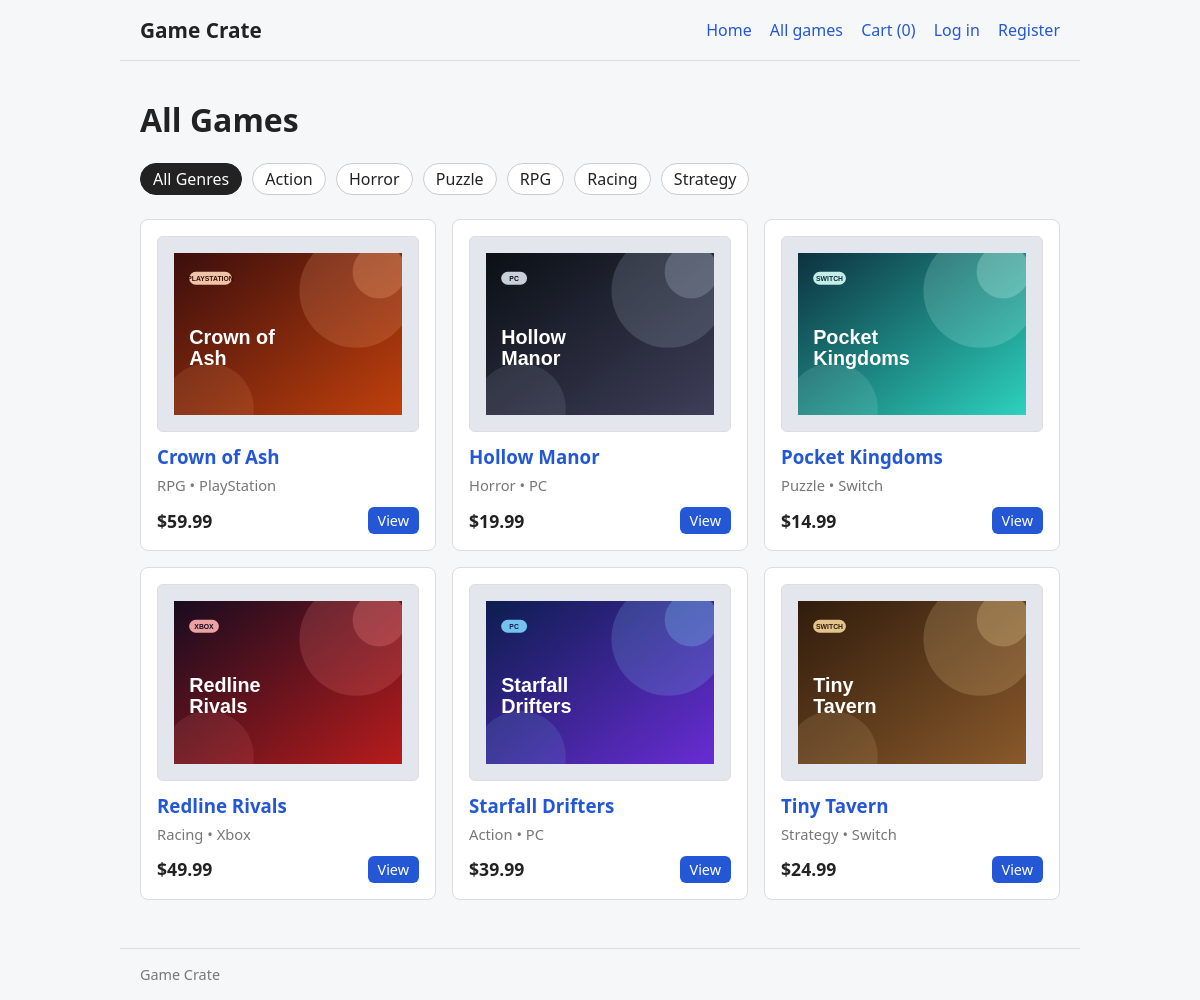
Page /products on the committed database.
### database.py (models this page shows)
class Base(DeclarativeBase):
    pass

class Product(Base):
    __tablename__ = "products"
    id: Mapped[int] = mapped_column(primary_key=True)
    name: Mapped[str] = mapped_column(String(100))
    description: Mapped[str] = mapped_column(Text, default="")
    genre: Mapped[str] = mapped_column(String(40), default="Other")
    platform: Mapped[str] = mapped_column(String(40), default="PC")
    price: Mapped[float] = mapped_column(Float)
    stock: Mapped[int] = mapped_column(Integer, default=0)
    image: Mapped[str] = mapped_column(String(255), default="")

### main.py (the view)
@app.route("/products")
def products():
    genre = request.args.get("genre") or None
    return render_template(
        "products.html",
        products=db.get_all_products(genre),
        genres=db.get_genres(),
        active_genre=genre,
    )

### database.py (called while the page is built)
def get_all_products(genre: str | None = None):
    with SessionLocal() as db:
        query = select(Product).order_by(Product.name)
        if genre:
            query = query.where(Product.genre == genre)
        return list(db.scalars(query))

def get_genres():
    with SessionLocal() as db:
        return list(db.scalars(select(Product.genre).distinct().order_by(Product.genre)))

### main.py (called while the page is built)
@app.context_processor
def inject_globals():
    user_id = session.get("user_id")
    return {
        "current_user": db.get_user_by_id(user_id) if user_id else None,
        "cart_count": sum(get_cart().values()),
        "is_admin": bool(session.get("is_admin")),
    }

def get_cart():
    raw = session.get("cart", {})
    cart = {}
    for key, value in raw.items():
        try:
            cart[int(key)] = int(value)
        except (TypeError, ValueError):
            continue
    return cart

### templates/products.html (shortened to what this page needs)
{% extends "base.html" %}
{% import "_cover.html" as cover_macro %}
{% block content %}
<h1>All Games</h1>
<div class="filters">
  <a href="{{ url_for('products') }}" class="{% if not active_genre %}active{% endif %}">All Genres</a>
  {% for g in genres %}
    <a href="{{ url_for('products', genre=g) }}" class="{% if active_genre == g %}active{% endif %}">{{ g }}</a>
  {% endfor %}
</div>
<div class="grid" style="margin-top: 16px;">
  {% for p in products %}
    <div class="card">
      <a href="{{ url_for('product_detail', product_id=p.id) }}">
        {{ cover_macro.cover(p, size='card') }}
        <h3>{{ p.name }}</h3>
      </a>
      <div class="muted">{{ p.genre }} • {{ p.platform }}</div>
      <div style="display: flex; justify-content: space-between; align-items: center; margin-top: 12px;">
        <span class="price">${{ "%.2f"|format(p.price) }}</span>
        <a class="btn small" href="{{ url_for('product_detail', product_id=p.id) }}">View</a>
      </div>
    </div>
  {% else %}
    <div class="card">No games found in this category.</div>
  {% endfor %}
</div>
{% endblock %}

### templates/base.html (shortened to what this page needs)
<!DOCTYPE html>
<html lang="en">
<head>
</head>
<body>
  <header>
    <a class="logo" href="{{ url_for('home') }}">Game Crate</a>
    <nav>
      <a href="{{ url_for('home') }}">Home</a>
      <a href="{{ url_for('products') }}">All games</a>
      <a href="{{ url_for('cart') }}">Cart ({{ cart_count }})</a>
      {% if current_user %}
        <a href="{{ url_for('orders') }}">My orders</a>
        <span>{{ current_user.username }}</span>
        <a href="{{ url_for('logout') }}">Log out</a>
      {% else %}
        <a href="{{ url_for('login') }}">Log in</a>
        <a href="{{ url_for('register') }}">Register</a>
      {% endif %}
    </nav>
  </header>
  <main>
    {% block content %}{% endblock %}
  </main>
  <footer>Game Crate</footer>
</body>
</html>

### templates/_cover.html
{% macro cover(p, size='card') %}
{% if p.image %}<img class="cover {{ size }}" src="{{ url_for('static', filename=p.image) }}" alt="{{ p.name }}" loading="lazy">{% else %}<div class="cover {{ size }} placeholder">{{ p.name[:1] }}</div>{% endif %}
{% endmacro %}

### templates/base.html (style rules this page uses)
* { box-sizing: border-box; }
body { font-family: system-ui, sans-serif; margin: 0; color: #222; background: #f6f7f9; }
a { color: #2457d6; text-decoration: none; }
header, main, footer { max-width: 960px; margin: 0 auto; padding: 16px 20px; }
header { display: flex; justify-content: space-between; align-items: center; flex-wrap: wrap; gap: 12px; border-bottom: 1px solid #ddd; }
header .logo { font-size: 1.3rem; font-weight: 800; color: #222; }
nav a, nav span { margin-left: 14px; }
footer { color: #777; font-size: .9rem; border-top: 1px solid #ddd; margin-top: 32px; }
.grid { display: grid; grid-template-columns: repeat(auto-fill, minmax(260px, 1fr)); gap: 16px; }
.card { background: #fff; border: 1px solid #ddd; border-radius: 8px; padding: 16px; }
.card h3 { margin: 0 0 6px; }
.cover { display: block; width: 100%; object-fit: cover; border-radius: 6px; background: #e3e6ec; }
.cover.card { aspect-ratio: 4 / 3; margin-bottom: 12px; }
.muted { color: #777; font-size: .92rem; }
.price { font-weight: 700; font-size: 1.1rem; }
.filters a { display: inline-block; margin: 0 6px 8px 0; padding: 4px 12px; border: 1px solid #ccc; border-radius: 999px; text-decoration: none; background: #fff; color: #222; }
.filters a.active { background: #222; color: #fff; border-color: #222; }
button, .btn { display: inline-block; margin-top: 14px; padding: 8px 16px; border: 0; border-radius: 6px; background: #2457d6; color: #fff; font: inherit; cursor: pointer; text-decoration: none; }
button.small, .btn.small { margin-top: 0; padding: 4px 10px; font-size: .9rem; }

### rows in the picture
Product: image (picture), name "Crown of Ash", genre "RPG", platform "PlayStation", price "59.99"
Product: image (picture), name "Hollow Manor", genre "Horror", platform "PC", price "19.99"
Product: image (picture), name "Pocket Kingdoms", genre "Puzzle", platform "Switch", price "14.99"
Product: image (picture), name "Redline Rivals", genre "Racing", platform "Xbox", price "49.99"
Product: image (picture), name "Starfall Drifters", genre "Action", platform "PC", price "39.99"
Product: image (picture), name "Tiny Tavern", genre "Strategy", platform "Switch", price "24.99"

### other values in the picture
{{ cart_count }} "0"
{{ g }} "Action" "Horror" "Puzzle" "RPG" "Racing" "Strategy"
